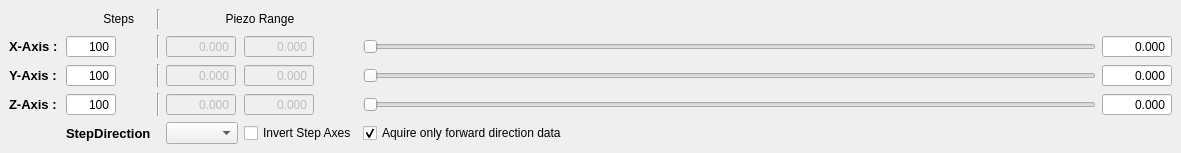
  <widget class="QDockWidget" name="step_parameters_control_dockWidget">
   <property name="maximumSize">
    <size>
     <width>524287</width>
     <height>170</height>
    </size>
   </property>
   <property name="windowTitle">
    <string>Step parameters</string>
   </property>
   <attribute name="dockWidgetArea">
    <number>8</number>
   </attribute>
   <widget class="QWidget" name="dockWidgetContents_3">
    <layout class="QGridLayout" name="gridLayout_3">
     <item row="3" column="2">
      <widget class="Line" name="line_4">
       <property name="orientation">
        <enum>Qt::Vertical</enum>
       </property>
      </widget>
     </item>
     <item row="3" column="0">
      <widget class="QLabel" name="zAxisLabel">
       <property name="sizePolicy">
        <sizepolicy hsizetype="Fixed" vsizetype="Preferred">
         <horstretch>0</horstretch>
         <verstretch>0</verstretch>
        </sizepolicy>
       </property>
       <property name="minimumSize">
        <size>
         <width>51</width>
         <height>0</height>
        </size>
       </property>
       <property name="font">
        <font>
         <pointsize>10</pointsize>
         <weight>75</weight>
         <bold>true</bold>
        </font>
       </property>
       <property name="text">
        <string>Z-Axis :</string>
       </property>
      </widget>
     </item>
     <item row="3" column="4">
      <widget class="ScienDSpinBox" name="z_piezo_max_InputWidget">
       <property name="enabled">
        <bool>false</bool>
       </property>
       <property name="sizePolicy">
        <sizepolicy hsizetype="Expanding" vsizetype="Fixed">
         <horstretch>0</horstretch>
         <verstretch>0</verstretch>
        </sizepolicy>
       </property>
       <property name="minimumSize">
        <size>
         <width>70</width>
         <height>0</height>
        </size>
       </property>
       <property name="maximumSize">
        <size>
         <width>50</width>
         <height>16777215</height>
        </size>
       </property>
       <property name="mouseTracking">
        <bool>true</bool>
       </property>
       <property name="focusPolicy">
        <enum>Qt::WheelFocus</enum>
       </property>
       <property name="acceptDrops">
        <bool>true</bool>
       </property>
       <property name="toolTip">
        <string>&lt;html&gt;&lt;head/&gt;&lt;body&gt;&lt;p&gt;&lt;span style=&quot; font-size:10pt; font-weight:600;&quot;&gt;Z_Max&lt;/span&gt;&lt;/p&gt;&lt;/body&gt;&lt;/html&gt;</string>
       </property>
       <property name="alignment">
        <set>Qt::AlignRight|Qt::AlignTrailing|Qt::AlignVCenter</set>
       </property>
       <property name="buttonSymbols">
        <enum>QAbstractSpinBox::NoButtons</enum>
       </property>
       <property name="accelerated">
        <bool>true</bool>
       </property>
       <property name="decimals">
        <number>3</number>
       </property>
       <property name="minimum">
        <double>-200.000000000000000</double>
       </property>
       <property name="maximum">
        <double>200.000000000000000</double>
       </property>
      </widget>
     </item>
     <item row="0" column="0" colspan="2">
      <widget class="QLabel" name="steps_label">
       <property name="sizePolicy">
        <sizepolicy hsizetype="Fixed" vsizetype="Preferred">
         <horstretch>0</horstretch>
         <verstretch>0</verstretch>
        </sizepolicy>
       </property>
       <property name="minimumSize">
        <size>
         <width>50</width>
         <height>0</height>
        </size>
       </property>
       <property name="maximumSize">
        <size>
         <width>125</width>
         <height>16777215</height>
        </size>
       </property>
       <property name="text">
        <string>Steps</string>
       </property>
       <property name="alignment">
        <set>Qt::AlignRight|Qt::AlignTrailing|Qt::AlignVCenter</set>
       </property>
      </widget>
     </item>
     <item row="3" column="3">
      <widget class="ScienDSpinBox" name="z_piezo_min_InputWidget">
       <property name="enabled">
        <bool>false</bool>
       </property>
       <property name="sizePolicy">
        <sizepolicy hsizetype="Expanding" vsizetype="Fixed">
         <horstretch>0</horstretch>
         <verstretch>0</verstretch>
        </sizepolicy>
       </property>
       <property name="minimumSize">
        <size>
         <width>70</width>
         <height>0</height>
        </size>
       </property>
       <property name="maximumSize">
        <size>
         <width>50</width>
         <height>16777215</height>
        </size>
       </property>
       <property name="mouseTracking">
        <bool>true</bool>
       </property>
       <property name="focusPolicy">
        <enum>Qt::WheelFocus</enum>
       </property>
       <property name="acceptDrops">
        <bool>true</bool>
       </property>
       <property name="toolTip">
        <string>&lt;html&gt;&lt;head/&gt;&lt;body&gt;&lt;p&gt;&lt;span style=&quot; font-size:10pt; font-weight:600;&quot;&gt;Z_Min&lt;/span&gt;&lt;/p&gt;&lt;/body&gt;&lt;/html&gt;</string>
       </property>
       <property name="alignment">
        <set>Qt::AlignRight|Qt::AlignTrailing|Qt::AlignVCenter</set>
       </property>
       <property name="buttonSymbols">
        <enum>QAbstractSpinBox::NoButtons</enum>
       </property>
       <property name="accelerated">
        <bool>true</bool>
       </property>
       <property name="decimals">
        <number>3</number>
       </property>
       <property name="minimum">
        <double>-200.000000000000000</double>
       </property>
       <property name="maximum">
        <double>200.000000000000000</double>
       </property>
      </widget>
     </item>
     <item row="2" column="4">
      <widget class="ScienDSpinBox" name="y_piezo_max_InputWidget">
       <property name="enabled">
        <bool>false</bool>
       </property>
       <property name="sizePolicy">
        <sizepolicy hsizetype="Expanding" vsizetype="Fixed">
         <horstretch>0</horstretch>
         <verstretch>0</verstretch>
        </sizepolicy>
       </property>
       <property name="minimumSize">
        <size>
         <width>70</width>
         <height>0</height>
        </size>
       </property>
       <property name="maximumSize">
        <size>
         <width>50</width>
         <height>16777215</height>
        </size>
       </property>
       <property name="mouseTracking">
        <bool>true</bool>
       </property>
       <property name="focusPolicy">
        <enum>Qt::WheelFocus</enum>
       </property>
       <property name="acceptDrops">
        <bool>true</bool>
       </property>
       <property name="toolTip">
        <string>&lt;html&gt;&lt;head/&gt;&lt;body&gt;&lt;p&gt;&lt;span style=&quot; font-size:10pt; font-weight:600;&quot;&gt;Y_Max&lt;/span&gt;&lt;/p&gt;&lt;/body&gt;&lt;/html&gt;</string>
       </property>
       <property name="alignment">
        <set>Qt::AlignRight|Qt::AlignTrailing|Qt::AlignVCenter</set>
       </property>
       <property name="buttonSymbols">
        <enum>QAbstractSpinBox::NoButtons</enum>
       </property>
       <property name="accelerated">
        <bool>true</bool>
       </property>
       <property name="decimals">
        <number>3</number>
       </property>
       <property name="minimum">
        <double>-200.000000000000000</double>
       </property>
       <property name="maximum">
        <double>200.000000000000000</double>
       </property>
      </widget>
     </item>
     <item row="0" column="2">
      <widget class="Line" name="line">
       <property name="orientation">
        <enum>Qt::Vertical</enum>
       </property>
      </widget>
     </item>
     <item row="0" column="3" colspan="2">
      <widget class="QLabel" name="scanrangeLabel">
       <property name="text">
        <string>Piezo Range </string>
       </property>
       <property name="alignment">
        <set>Qt::AlignCenter</set>
       </property>
      </widget>
     </item>
     <item row="2" column="3">
      <widget class="ScienDSpinBox" name="y_piezo_min_InputWidget">
       <property name="enabled">
        <bool>false</bool>
       </property>
       <property name="sizePolicy">
        <sizepolicy hsizetype="Expanding" vsizetype="Fixed">
         <horstretch>0</horstretch>
         <verstretch>0</verstretch>
        </sizepolicy>
       </property>
       <property name="minimumSize">
        <size>
         <width>70</width>
         <height>0</height>
        </size>
       </property>
       <property name="maximumSize">
        <size>
         <width>50</width>
         <height>16777215</height>
        </size>
       </property>
       <property name="mouseTracking">
        <bool>true</bool>
       </property>
       <property name="focusPolicy">
        <enum>Qt::WheelFocus</enum>
       </property>
       <property name="acceptDrops">
        <bool>true</bool>
       </property>
       <property name="toolTip">
        <string>&lt;html&gt;&lt;head/&gt;&lt;body&gt;&lt;p&gt;&lt;span style=&quot; font-size:10pt; font-weight:600;&quot;&gt;Y_Min&lt;/span&gt;&lt;/p&gt;&lt;/body&gt;&lt;/html&gt;</string>
       </property>
       <property name="alignment">
        <set>Qt::AlignRight|Qt::AlignTrailing|Qt::AlignVCenter</set>
       </property>
       <property name="buttonSymbols">
        <enum>QAbstractSpinBox::NoButtons</enum>
       </property>
       <property name="accelerated">
        <bool>true</bool>
       </property>
       <property name="decimals">
        <number>3</number>
       </property>
       <property name="minimum">
        <double>-200.000000000000000</double>
       </property>
       <property name="maximum">
        <double>200.000000000000000</double>
       </property>
      </widget>
     </item>
     <item row="1" column="3">
      <widget class="ScienDSpinBox" name="x_piezo_min_InputWidget">
       <property name="enabled">
        <bool>false</bool>
       </property>
       <property name="sizePolicy">
        <sizepolicy hsizetype="Expanding" vsizetype="Fixed">
         <horstretch>0</horstretch>
         <verstretch>0</verstretch>
        </sizepolicy>
       </property>
       <property name="minimumSize">
        <size>
         <width>70</width>
         <height>0</height>
        </size>
       </property>
       <property name="maximumSize">
        <size>
         <width>50</width>
         <height>16777215</height>
        </size>
       </property>
       <property name="mouseTracking">
        <bool>true</bool>
       </property>
       <property name="focusPolicy">
        <enum>Qt::WheelFocus</enum>
       </property>
       <property name="acceptDrops">
        <bool>true</bool>
       </property>
       <property name="toolTip">
        <string>&lt;html&gt;&lt;head/&gt;&lt;body&gt;&lt;p&gt;&lt;span style=&quot; font-size:10pt; font-weight:600;&quot;&gt;X_Min&lt;/span&gt;&lt;/p&gt;&lt;/body&gt;&lt;/html&gt;</string>
       </property>
       <property name="alignment">
        <set>Qt::AlignRight|Qt::AlignTrailing|Qt::AlignVCenter</set>
       </property>
       <property name="buttonSymbols">
        <enum>QAbstractSpinBox::NoButtons</enum>
       </property>
       <property name="accelerated">
        <bool>true</bool>
       </property>
       <property name="decimals">
        <number>3</number>
       </property>
       <property name="minimum">
        <double>-200.000000000000000</double>
       </property>
       <property name="maximum">
        <double>200.000000000000000</double>
       </property>
       <property name="singleStep">
        <double>0.100000000000000</double>
       </property>
      </widget>
     </item>
     <item row="0" column="6">
      <spacer name="horizontalSpacer_2">
       <property name="orientation">
        <enum>Qt::Horizontal</enum>
       </property>
       <property name="sizeHint" stdset="0">
        <size>
         <width>733</width>
         <height>20</height>
        </size>
       </property>
      </spacer>
     </item>
     <item row="1" column="0">
      <widget class="QLabel" name="xAxisLabel">
       <property name="sizePolicy">
        <sizepolicy hsizetype="Fixed" vsizetype="Preferred">
         <horstretch>0</horstretch>
         <verstretch>0</verstretch>
        </sizepolicy>
       </property>
       <property name="font">
        <font>
         <pointsize>10</pointsize>
         <weight>75</weight>
         <bold>true</bold>
        </font>
       </property>
       <property name="text">
        <string>X-Axis :</string>
       </property>
       <property name="scaledContents">
        <bool>false</bool>
       </property>
      </widget>
     </item>
     <item row="1" column="2">
      <widget class="Line" name="line_2">
       <property name="orientation">
        <enum>Qt::Vertical</enum>
       </property>
      </widget>
     </item>
     <item row="3" column="1">
      <widget class="QSpinBox" name="z_steps_InputWidget">
       <property name="sizePolicy">
        <sizepolicy hsizetype="Expanding" vsizetype="Fixed">
         <horstretch>0</horstretch>
         <verstretch>0</verstretch>
        </sizepolicy>
       </property>
       <property name="maximumSize">
        <size>
         <width>50</width>
         <height>16777215</height>
        </size>
       </property>
       <property name="mouseTracking">
        <bool>true</bool>
       </property>
       <property name="focusPolicy">
        <enum>Qt::WheelFocus</enum>
       </property>
       <property name="acceptDrops">
        <bool>true</bool>
       </property>
       <property name="toolTip">
        <string>&lt;html&gt;&lt;head/&gt;&lt;body&gt;&lt;p&gt;&lt;span style=&quot; font-size:10pt; font-weight:600;&quot;&gt;Z-Resolution&lt;/span&gt;&lt;/p&gt;&lt;/body&gt;&lt;/html&gt;</string>
       </property>
       <property name="alignment">
        <set>Qt::AlignRight|Qt::AlignTrailing|Qt::AlignVCenter</set>
       </property>
       <property name="buttonSymbols">
        <enum>QAbstractSpinBox::NoButtons</enum>
       </property>
       <property name="accelerated">
        <bool>true</bool>
       </property>
       <property name="minimum">
        <number>2</number>
       </property>
       <property name="maximum">
        <number>5000</number>
       </property>
       <property name="value">
        <number>100</number>
       </property>
      </widget>
     </item>
     <item row="1" column="4">
      <widget class="ScienDSpinBox" name="x_piezo_max_InputWidget">
       <property name="enabled">
        <bool>false</bool>
       </property>
       <property name="sizePolicy">
        <sizepolicy hsizetype="Expanding" vsizetype="Fixed">
         <horstretch>0</horstretch>
         <verstretch>0</verstretch>
        </sizepolicy>
       </property>
       <property name="minimumSize">
        <size>
         <width>70</width>
         <height>0</height>
        </size>
       </property>
       <property name="maximumSize">
        <size>
         <width>50</width>
         <height>16777215</height>
        </size>
       </property>
       <property name="mouseTracking">
        <bool>true</bool>
       </property>
       <property name="focusPolicy">
        <enum>Qt::WheelFocus</enum>
       </property>
       <property name="acceptDrops">
        <bool>true</bool>
       </property>
       <property name="toolTip">
        <string>&lt;html&gt;&lt;head/&gt;&lt;body&gt;&lt;p&gt;&lt;span style=&quot; font-size:10pt; font-weight:600;&quot;&gt;X_Max&lt;/span&gt;&lt;/p&gt;&lt;/body&gt;&lt;/html&gt;</string>
       </property>
       <property name="alignment">
        <set>Qt::AlignRight|Qt::AlignTrailing|Qt::AlignVCenter</set>
       </property>
       <property name="buttonSymbols">
        <enum>QAbstractSpinBox::NoButtons</enum>
       </property>
       <property name="accelerated">
        <bool>true</bool>
       </property>
       <property name="decimals">
        <number>3</number>
       </property>
       <property name="minimum">
        <double>-200.000000000000000</double>
       </property>
       <property name="maximum">
        <double>200.000000000000000</double>
       </property>
      </widget>
     </item>
     <item row="1" column="1">
      <widget class="QSpinBox" name="x_steps_InputWidget">
       <property name="sizePolicy">
        <sizepolicy hsizetype="Expanding" vsizetype="Fixed">
         <horstretch>0</horstretch>
         <verstretch>0</verstretch>
        </sizepolicy>
       </property>
       <property name="maximumSize">
        <size>
         <width>50</width>
         <height>16777215</height>
        </size>
       </property>
       <property name="mouseTracking">
        <bool>true</bool>
       </property>
       <property name="focusPolicy">
        <enum>Qt::WheelFocus</enum>
       </property>
       <property name="acceptDrops">
        <bool>true</bool>
       </property>
       <property name="toolTip">
        <string>&lt;html&gt;&lt;head/&gt;&lt;body&gt;&lt;p&gt;&lt;span style=&quot; font-size:10pt; font-weight:600;&quot;&gt;XY-Resolution&lt;/span&gt;&lt;/p&gt;&lt;/body&gt;&lt;/html&gt;</string>
       </property>
       <property name="alignment">
        <set>Qt::AlignRight|Qt::AlignTrailing|Qt::AlignVCenter</set>
       </property>
       <property name="buttonSymbols">
        <enum>QAbstractSpinBox::NoButtons</enum>
       </property>
       <property name="accelerated">
        <bool>true</bool>
       </property>
       <property name="minimum">
        <number>2</number>
       </property>
       <property name="maximum">
        <number>5000</number>
       </property>
       <property name="value">
        <number>100</number>
       </property>
      </widget>
     </item>
     <item row="2" column="0">
      <widget class="QLabel" name="yAxisLabel">
       <property name="sizePolicy">
        <sizepolicy hsizetype="Fixed" vsizetype="Preferred">
         <horstretch>0</horstretch>
         <verstretch>0</verstretch>
        </sizepolicy>
       </property>
       <property name="font">
        <font>
         <pointsize>10</pointsize>
         <weight>75</weight>
         <bold>true</bold>
        </font>
       </property>
       <property name="text">
        <string>Y-Axis :</string>
       </property>
      </widget>
     </item>
     <item row="2" column="1">
      <widget class="QSpinBox" name="y_steps_InputWidget">
       <property name="sizePolicy">
        <sizepolicy hsizetype="Expanding" vsizetype="Fixed">
         <horstretch>0</horstretch>
         <verstretch>0</verstretch>
        </sizepolicy>
       </property>
       <property name="maximumSize">
        <size>
         <width>50</width>
         <height>16777215</height>
        </size>
       </property>
       <property name="alignment">
        <set>Qt::AlignRight|Qt::AlignTrailing|Qt::AlignVCenter</set>
       </property>
       <property name="buttonSymbols">
        <enum>QAbstractSpinBox::NoButtons</enum>
       </property>
       <property name="maximum">
        <number>5000</number>
       </property>
       <property name="singleStep">
        <number>1</number>
       </property>
       <property name="value">
        <number>100</number>
       </property>
      </widget>
     </item>
     <item row="1" column="7">
      <widget class="ScienDSpinBox" name="x_piezo_InputWidget">
       <property name="enabled">
        <bool>true</bool>
       </property>
       <property name="sizePolicy">
        <sizepolicy hsizetype="Expanding" vsizetype="Fixed">
         <horstretch>0</horstretch>
         <verstretch>0</verstretch>
        </sizepolicy>
       </property>
       <property name="minimumSize">
        <size>
         <width>70</width>
         <height>0</height>
        </size>
       </property>
       <property name="maximumSize">
        <size>
         <width>50</width>
         <height>16777215</height>
        </size>
       </property>
       <property name="mouseTracking">
        <bool>true</bool>
       </property>
       <property name="focusPolicy">
        <enum>Qt::WheelFocus</enum>
       </property>
       <property name="acceptDrops">
        <bool>true</bool>
       </property>
       <property name="toolTip">
        <string>&lt;html&gt;&lt;head/&gt;&lt;body&gt;&lt;p&gt;&lt;span style=&quot; font-size:10pt; font-weight:600;&quot;&gt;X-piezo-position&lt;/span&gt;&lt;/p&gt;&lt;/body&gt;&lt;/html&gt;</string>
       </property>
       <property name="alignment">
        <set>Qt::AlignRight|Qt::AlignTrailing|Qt::AlignVCenter</set>
       </property>
       <property name="buttonSymbols">
        <enum>QAbstractSpinBox::NoButtons</enum>
       </property>
       <property name="accelerated">
        <bool>true</bool>
       </property>
       <property name="decimals">
        <number>3</number>
       </property>
       <property name="minimum">
        <double>-1000.000000000000000</double>
       </property>
       <property name="maximum">
        <double>1000.000000000000000</double>
       </property>
       <property name="singleStep">
        <double>0.010000000000000</double>
       </property>
      </widget>
     </item>
     <item row="1" column="6">
      <widget class="QSlider" name="x_piezo_SliderWidget">
       <property name="minimumSize">
        <size>
         <width>150</width>
         <height>0</height>
        </size>
       </property>
       <property name="singleStep">
        <number>1</number>
       </property>
       <property name="orientation">
        <enum>Qt::Horizontal</enum>
       </property>
      </widget>
     </item>
     <item row="2" column="7">
      <widget class="ScienDSpinBox" name="y_piezo_InputWidget">
       <property name="enabled">
        <bool>true</bool>
       </property>
       <property name="sizePolicy">
        <sizepolicy hsizetype="Expanding" vsizetype="Fixed">
         <horstretch>0</horstretch>
         <verstretch>0</verstretch>
        </sizepolicy>
       </property>
       <property name="minimumSize">
        <size>
         <width>70</width>
         <height>0</height>
        </size>
       </property>
       <property name="maximumSize">
        <size>
         <width>50</width>
         <height>16777215</height>
        </size>
       </property>
       <property name="mouseTracking">
        <bool>true</bool>
       </property>
       <property name="focusPolicy">
        <enum>Qt::WheelFocus</enum>
       </property>
       <property name="acceptDrops">
        <bool>true</bool>
       </property>
       <property name="toolTip">
        <string>&lt;html&gt;&lt;head/&gt;&lt;body&gt;&lt;p&gt;&lt;span style=&quot; font-size:10pt; font-weight:600;&quot;&gt;Y-piezo-position&lt;/span&gt;&lt;/p&gt;&lt;/body&gt;&lt;/html&gt;</string>
       </property>
       <property name="alignment">
        <set>Qt::AlignRight|Qt::AlignTrailing|Qt::AlignVCenter</set>
       </property>
       <property name="buttonSymbols">
        <enum>QAbstractSpinBox::NoButtons</enum>
       </property>
       <property name="accelerated">
        <bool>true</bool>
       </property>
       <property name="decimals">
        <number>3</number>
       </property>
       <property name="minimum">
        <double>-1000.000000000000000</double>
       </property>
       <property name="maximum">
        <double>1000.000000000000000</double>
       </property>
       <property name="singleStep">
        <double>0.010000000000000</double>
       </property>
      </widget>
     </item>
     <item row="2" column="2">
      <widget class="Line" name="line_3">
       <property name="orientation">
        <enum>Qt::Vertical</enum>
       </property>
      </widget>
     </item>
     <item row="2" column="6">
      <widget class="QSlider" name="y_piezo_SliderWidget">
       <property name="sizePolicy">
        <sizepolicy hsizetype="Expanding" vsizetype="Fixed">
         <horstretch>0</horstretch>
         <verstretch>0</verstretch>
        </sizepolicy>
       </property>
       <property name="minimumSize">
        <size>
         <width>150</width>
         <height>0</height>
        </size>
       </property>
       <property name="sizeIncrement">
        <size>
         <width>0</width>
         <height>0</height>
        </size>
       </property>
       <property name="baseSize">
        <size>
         <width>0</width>
         <height>0</height>
        </size>
       </property>
       <property name="focusPolicy">
        <enum>Qt::StrongFocus</enum>
       </property>
       <property name="orientation">
        <enum>Qt::Horizontal</enum>
       </property>
      </widget>
     </item>
     <item row="3" column="7">
      <widget class="ScienDSpinBox" name="z_piezo_InputWidget">
       <property name="enabled">
        <bool>true</bool>
       </property>
       <property name="sizePolicy">
        <sizepolicy hsizetype="Expanding" vsizetype="Fixed">
         <horstretch>0</horstretch>
         <verstretch>0</verstretch>
        </sizepolicy>
       </property>
       <property name="minimumSize">
        <size>
         <width>70</width>
         <height>0</height>
        </size>
       </property>
       <property name="maximumSize">
        <size>
         <width>50</width>
         <height>16777215</height>
        </size>
       </property>
       <property name="mouseTracking">
        <bool>true</bool>
       </property>
       <property name="focusPolicy">
        <enum>Qt::WheelFocus</enum>
       </property>
       <property name="acceptDrops">
        <bool>true</bool>
       </property>
       <property name="toolTip">
        <string>&lt;html&gt;&lt;head/&gt;&lt;body&gt;&lt;p&gt;&lt;span style=&quot; font-size:10pt; font-weight:600;&quot;&gt;Z-piezo-position&lt;/span&gt;&lt;/p&gt;&lt;/body&gt;&lt;/html&gt;</string>
       </property>
       <property name="alignment">
        <set>Qt::AlignRight|Qt::AlignTrailing|Qt::AlignVCenter</set>
       </property>
       <property name="buttonSymbols">
        <enum>QAbstractSpinBox::NoButtons</enum>
       </property>
       <property name="accelerated">
        <bool>true</bool>
       </property>
       <property name="decimals">
        <number>3</number>
       </property>
       <property name="minimum">
        <double>-1000.000000000000000</double>
       </property>
       <property name="maximum">
        <double>1000.000000000000000</double>
       </property>
       <property name="singleStep">
        <double>0.010000000000000</double>
       </property>
      </widget>
     </item>
     <item row="3" column="6">
      <widget class="QSlider" name="z_piezo_SliderWidget">
       <property name="minimumSize">
        <size>
         <width>150</width>
         <height>0</height>
        </size>
       </property>
       <property name="orientation">
        <enum>Qt::Horizontal</enum>
       </property>
      </widget>
     </item>
     <item row="4" column="1">
      <widget class="QLabel" name="direction_label">
       <property name="font">
        <font>
         <pointsize>10</pointsize>
         <weight>75</weight>
         <bold>true</bold>
        </font>
       </property>
       <property name="text">
        <string>StepDirection</string>
       </property>
      </widget>
     </item>
     <item row="4" column="3">
      <widget class="QComboBox" name="step_direction_comboBox"/>
     </item>
     <item row="4" column="4">
      <widget class="QCheckBox" name="inverted_direction_checkBox">
       <property name="text">
        <string>Invert Step Axes</string>
       </property>
       <property name="checked">
        <bool>false</bool>
       </property>
      </widget>
     </item>
     <item row="4" column="6">
      <widget class="QCheckBox" name="_fast_scan_checkBox">
       <property name="text">
        <string>Aquire only forward direction data</string>
       </property>
       <property name="checked">
        <bool>true</bool>
       </property>
      </widget>
     </item>
    </layout>
   </widget>
  </widget>
